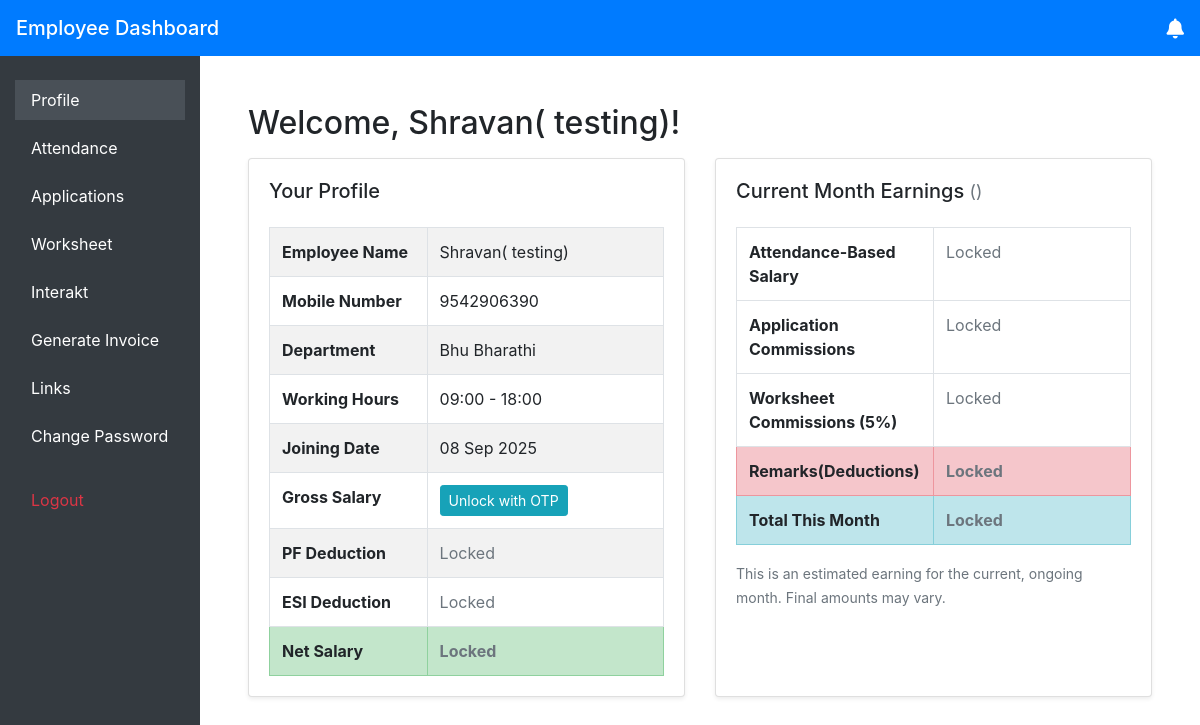
/employee/dashboard/ (signed in), run on an earlier commit of the app's database.
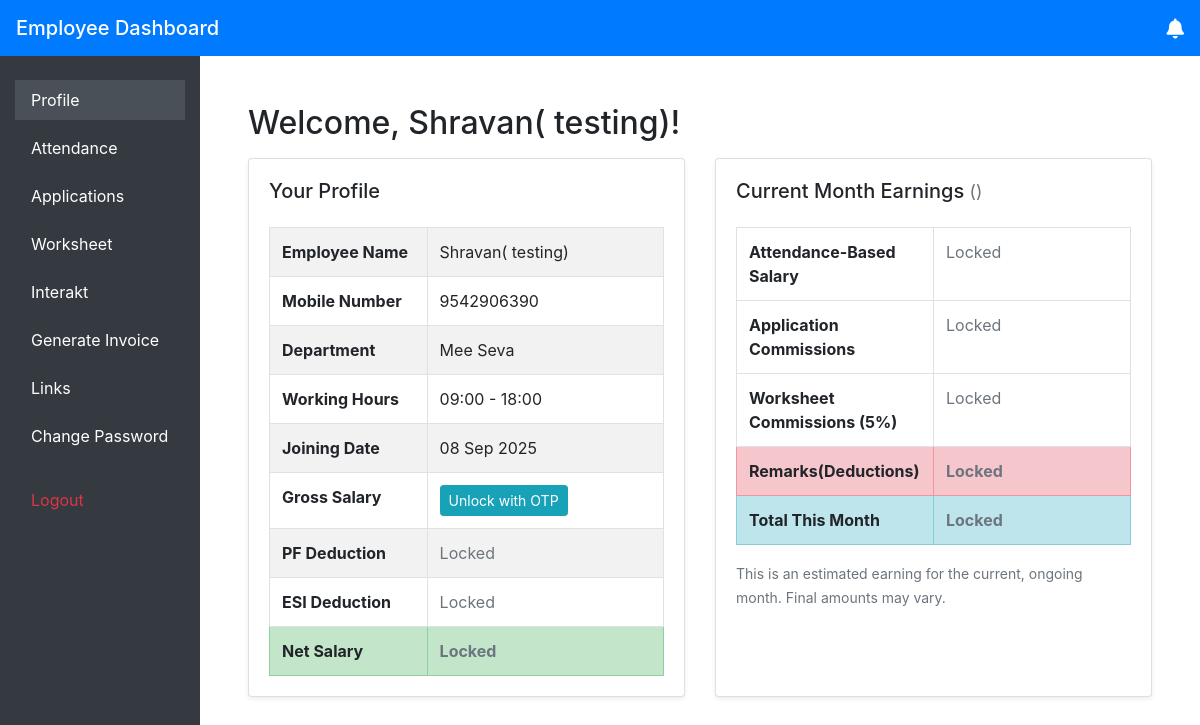
And on a later commit of the database.
### management/models.py (models this page shows, shortened)
class Employee(models.Model):
    employee_id = models.AutoField(primary_key=True)
    name = models.CharField(max_length=150)
    mobile_number = models.CharField(max_length=15, unique=True)
    salary = models.DecimalField(max_digits=10, decimal_places=2)
    pf = models.DecimalField("Provident Fund (PF)", max_digits=10, decimal_places=2, null=True, blank=True)
    esi = models.DecimalField("Employee State Insurance (ESI)", max_digits=10, decimal_places=2, null=True, blank=True)
    joining_date = models.DateField()
    department = models.ForeignKey('Department', null=True, blank=True, on_delete=models.SET_NULL, related_name='employees')
    working_start_time = models.TimeField(null=True, blank=True)  # e.g., 09:00
    working_end_time = models.TimeField(null=True, blank=True)    # e.g., 18:00
    password = models.CharField(max_length=128, default="123")
    def get_current_month_earnings(self):
        from datetime import datetime, timedelta
        from calendar import monthrange
        now = timezone.now()
        current_month = now.month
        current_year = now.year
        earnings = {
            'attendance_salary': 0,
            'application_commissions': 0,
            'worksheet_commissions': 0,
            'deduction_amount': 0,
            'deduction_notes': '',
            'total_earnings': 0,
        }
        if self.working_start_time and self.working_end_time:
            start_dt = datetime.combine(datetime.today(), self.working_start_time)
            end_dt = datetime.combine(datetime.today(), self.working_end_time)
            if end_dt < start_dt:
                end_dt += timedelta(days=1)
            daily_working_seconds = (end_dt - start_dt).total_seconds()
        else:
            daily_working_seconds = 8 * 3600
        days_in_month = monthrange(current_year, current_month)[1]
        expected_seconds = days_in_month * daily_working_seconds
        qs = self.attendance_sessions.filter(
            login_time__year=current_year,
            login_time__month=current_month
        )
        if self.working_start_time and self.working_end_time:
            qs = qs.filter(
                login_time__time__gte=self.working_start_time,
                login_time__time__lte=self.working_end_time
            )
        attended_seconds = sum([s.duration().total_seconds() for s in qs if s.duration()])
        break_sessions_qs = self.break_sessions.filter(
            start_time__year=current_year,
            start_time__month=current_month
        )
        if self.working_start_time and self.working_end_time:
            break_sessions_qs = break_sessions_qs.filter(
                start_time__time__gte=self.working_start_time,
                start_time__time__lte=self.working_end_time
            )
        approved_break_seconds = sum([
            (bs.end_time - bs.start_time).total_seconds()
            for bs in break_sessions_qs.filter(approved=True, end_time__isnull=False)
        ])
        total_work_seconds = attended_seconds + approved_break_seconds
        salary = 0
        if expected_seconds > 0:
            salary_ratio = total_work_seconds / expected_seconds
            salary = float(self.salary) * salary_ratio
        earnings['attendance_salary'] = salary
        application_commissions = self.applicationassignment_set.filter(
            application__approved=True,
            application__date_created__year=current_year,
            application__date_created__month=current_month
        ).aggregate(total=Sum(ExpressionWrapper(F('application__total_commission') * F('commission_percentage') / 100.0, output_field=models.FloatField())))['total'] or 0
        earnings['application_commissions'] = application_commissions
        worksheet_commissions = self.worksheet_entries.filter(
            date__year=current_year,
            date__month=current_month
        ).aggregate(total=Sum(ExpressionWrapper(F('amount') * 0.05, output_field=models.FloatField())))['total'] or 0
        earnings['worksheet_commissions'] = worksheet_commissions
        try:
            monthly_deduction = self.monthly_deductions.get(month=current_month, year=current_year)
            earnings['deduction_amount'] = monthly_deduction.amount
            earnings['deduction_notes'] = monthly_deduction.notes
        except MonthlyDeduction.DoesNotExist:
            earnings['deduction_amount'] = 0
            earnings['deduction_notes'] = ''
        total_before_deduction = (earnings['attendance_salary'] + float(earnings['application_commissions']) + float(earnings['worksheet_commissions']))
        earnings['total_earnings'] = total_before_deduction - float(earnings['deduction_amount'])
        return earnings

class Department(models.Model):
    name = models.CharField(max_length=50, unique=True)

### management/views.py (the view, shortened to what this page needs)
# urls.py: path('employee/dashboard/', views.employee_dashboard, name='employee_dashboard'),
def employee_dashboard(request):
    employee_id = request.session.get('employee_id')
    if not employee_id:
        return redirect('login')
    try:
        employee = Employee.objects.get(employee_id=employee_id)
    except Employee.DoesNotExist:
        request.session.flush()
        return redirect('login')
    show_sensitive = False
    otp_sent = request.session.get('otp_sent_flag', False) # Preserve state across GET requests
    otp_verified = request.session.get('otp_verified', False)
    if otp_verified:
        show_sensitive = True
    if request.method == 'GET' and not request.session.get('otp_sent_flag'):
        otp_sent = False
    elif request.session.get('otp_sent_flag'):
        otp_sent = True
    current_month_earnings_data = employee.get_current_month_earnings()
    context = {
        'employee': employee,
        'show_sensitive': show_sensitive,
        'otp_sent': otp_sent,
        'otp_verified': otp_verified,
        'current_month_earnings': current_month_earnings_data,
    }
    if 'otp_verified' in request.session and request.method == 'GET':
        del request.session['otp_verified']
    if 'otp_sent_flag' in request.session and request.method == 'GET':
        del request.session['otp_sent_flag']
    return render(request, 'employee_dashboard.html', context)

### management/context_processors.py (called while the page is built)
def notifications_context(request):
    if request.session.get('employee_id'):
        employee_id = request.session.get('employee_id')
        count = UserNotificationStatus.objects.filter(employee_id=employee_id, is_read=False).count()
        return {'unread_notification_count': count}
    return {'unread_notification_count': 0}

### management/ip_restriction.py (called while the page is built)
def get_client_ip(request):
    x_forwarded_for = request.META.get('HTTP_X_FORWARDED_FOR')
    if x_forwarded_for:
        ip = x_forwarded_for.split(',')[0].strip()
    else:
        ip = request.META.get('REMOTE_ADDR')
    return ip

    def __call__(self, request):
        ip = get_client_ip(request)
        if not self.is_ip_allowed(ip):
            logger.warning(f"Access denied for IP: {ip}")
            return HttpResponseForbidden("Access denied.")
        response = self.get_response(request)
        return response

### management/models.py (called while the page is built)
    def duration(self):
        end_time = self.logout_time or timezone.now()
        return end_time - self.login_time

### management/templates/employee_dashboard.html (shortened to what the changed rows need)
{% extends "masteremployee.html" %}
{% load static %}
{% load humanize %}
{% block content %}
<main class="container-fluid ml-sm-auto col-lg-12 px-4 py-4">
    <h2>Welcome, {{ employee.name }}!</h2>
    <div class="row mt-3">
        <div class="col-lg-6 mb-4">
            <div class="card h-100 shadow-sm">
                <div class="card-body">
                    <div class="table-responsive">
                        <table class="table table-bordered table-striped mb-0">
                            <tbody>
                                <tr>
                                    <th scope="row" style="width: 40%;">Employee Name</th>
                                    <td>{{ employee.name }}</td>
                                </tr>
                                <tr>
                                    <th scope="row">Mobile Number</th>
                                    <td>{{ employee.mobile_number }}</td>
                                </tr>
                                <tr>
                                    <th scope="row">Department</th>
                                    <td>{{ employee.department.name|default_if_none:"Not set" }}</td>
                                </tr>
                                <tr>
                                    <th scope="row">Working Hours</th>
                                    <td>
                                        {% if employee.working_start_time and employee.working_end_time %}
                                            {{ employee.working_start_time|time:"H:i" }} - {{ employee.working_end_time|time:"H:i" }}
                                        {% else %}
                                            <span class="text-muted">Not set</span>
                                        {% endif %}
                                    </td>
                                </tr>
                                <tr>
                                    <th scope="row">Joining Date</th>
                                    <td>{{ employee.joining_date|date:"d M Y" }}</td>
                                </tr>
                                <tr>
                                    <th scope="row">Gross Salary</th>
                                </tr>
                                <tr>
                                    <th scope="row">PF Deduction</th>
                                </tr>
                                <tr>
                                    <th scope="row">ESI Deduction</th>
                                </tr>
                                <tr class="table-success">
                                    <th scope="row">Net Salary</th>
                                </tr>
                            </tbody>
                        </table>
                    </div>
                </div>
            </div>
        </div>
        <div class="col-lg-6 mb-4">
            <div class="card h-100 shadow-sm">
                <div class="card-body">
                    <div class="table-responsive">
                        <table class="table table-bordered mb-0">
                            <tbody>
                                <tr>
                                    <th scope="row" style="width: 50%;">Attendance-Based Salary</th>
                                </tr>
                                <tr>
                                    <th scope="row">Application Commissions</th>
                                </tr>
                                <tr>
                                    <th scope="row">Worksheet Commissions (5%)</th>
                                </tr>
                                <tr class="table-danger">
                                    <th scope="row">
                                        Remarks(Deductions)
                                    </th>
                                </tr>
                                <tr class="table-info">
                                    <th scope="row">Total This Month</th>
                                </tr>
                            </tbody>
                        </table>
                    </div>
                </div>
            </div>
        </div>
    </div>
</main>
{% endblock %}

What changed in the data, as far as the page shows it:
changed Employee "Shravan( testing)": department.name "Bhu Bharathi" → "Mee Seva"
